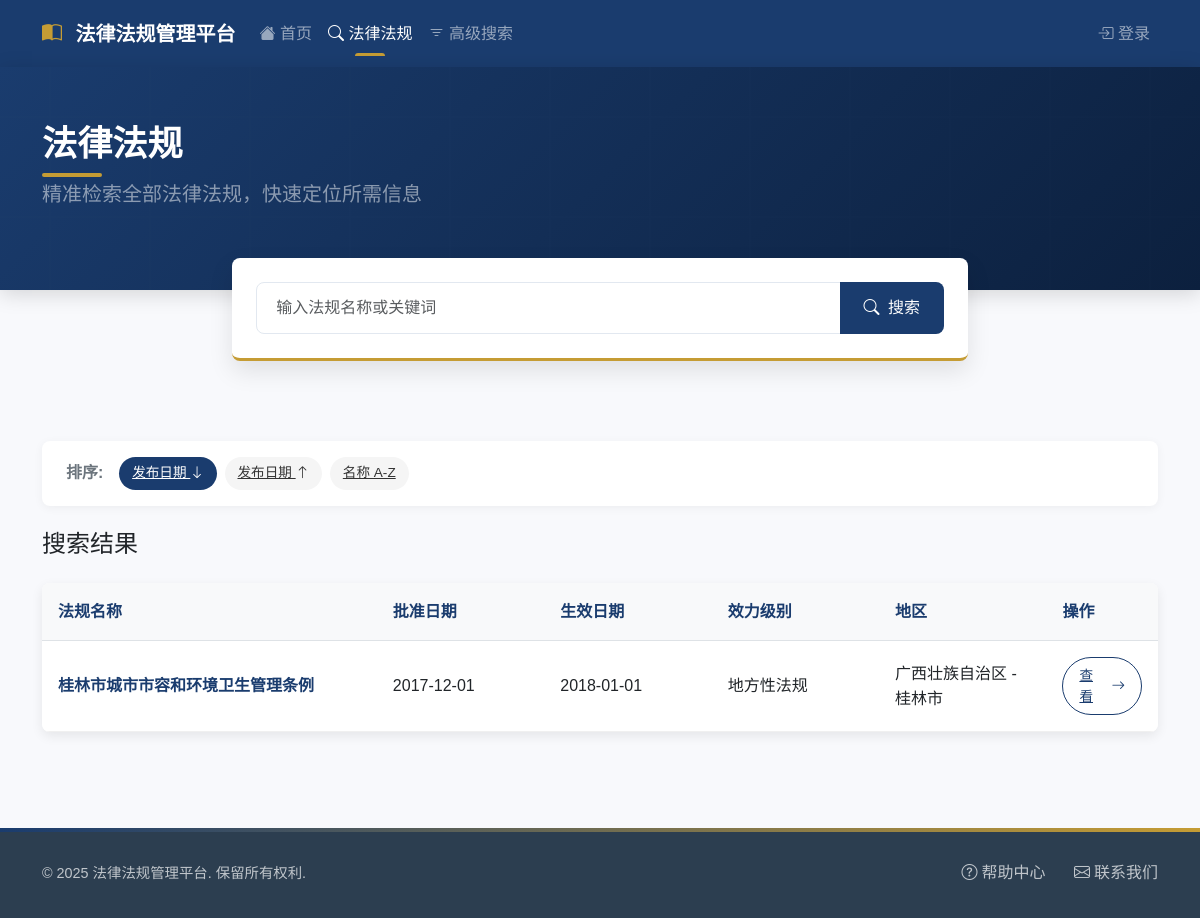
The app's page /search/regulations, older data.
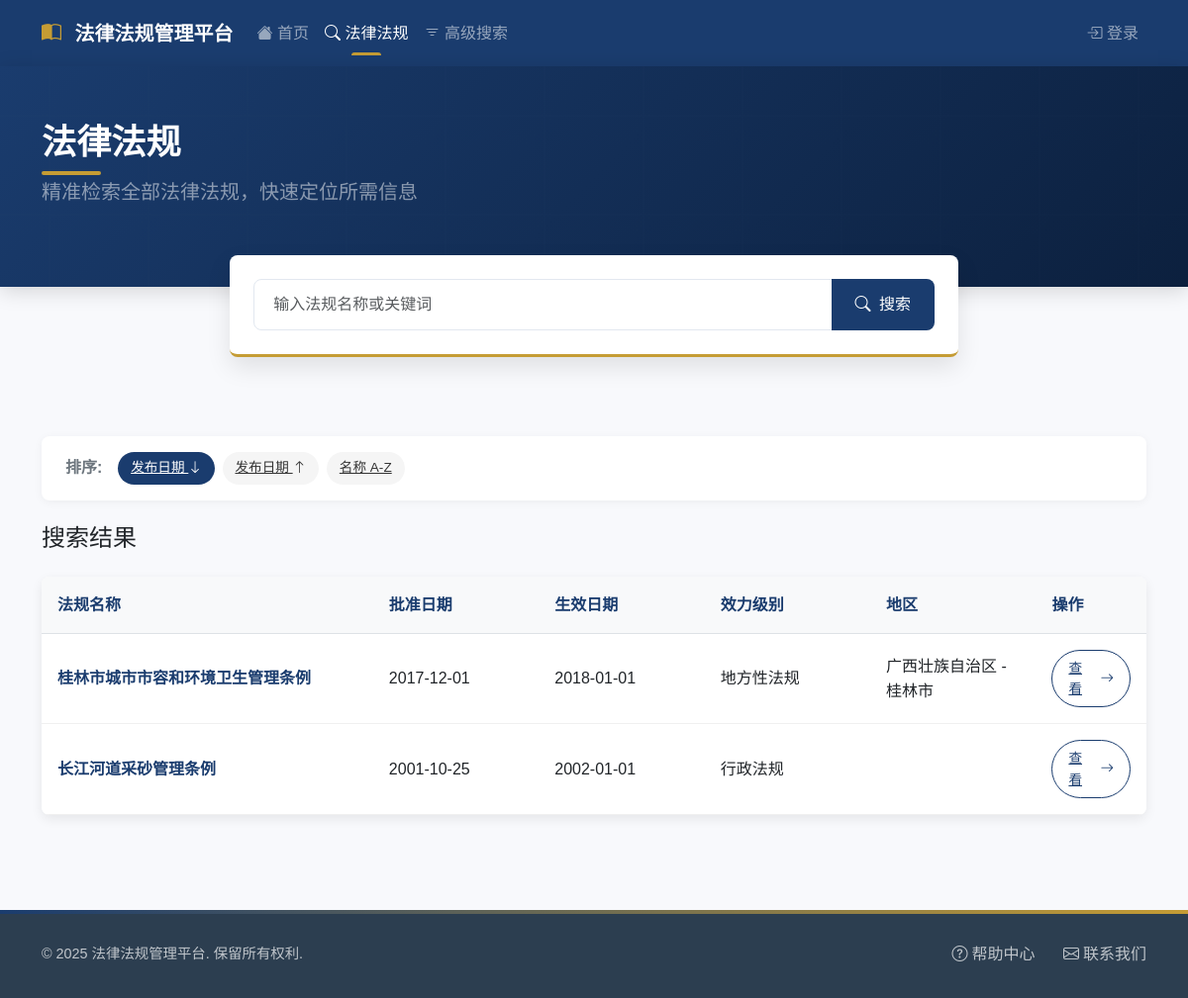
The same page, newer data.
### models.py (models this page shows)
class LegalRegulation(db.Model):
    id = db.Column(db.Integer, primary_key=True)
    name = db.Column(db.String(200), nullable=False, unique=True)  # 法规名称
    document_number = db.Column(db.String(100))  # 文号
    issued_by = db.Column(db.String(100))  # 通过机构
    approved_by = db.Column(db.String(100))  # 批准机构
    issued_date = db.Column(db.DateTime)  # 批准日期
    effective_date = db.Column(db.DateTime)  # 生效日期
    revision_date = db.Column(db.DateTime)  # 修订日期
    hierarchy_level = db.Column(db.String(50))  # 效力级别
    province = db.Column(db.String(50))  # 省
    city = db.Column(db.String(50))  # 市
    status = db.Column(db.String(20), default='active')  # 状态：active, archived
    structures = relationship('LegalStructure', back_populates='regulation', cascade='all, delete-orphan')
    causes = relationship('LegalCause', back_populates='regulation', cascade='all, delete-orphan')

### app.py (the view, shortened to what this page needs)
@app.route('/search/regulations')
def search_regulations():
    keyword = request.args.get('keyword', '')
    page = request.args.get('page', 1, type=int)
    sort = request.args.get('sort', 'date')  # 默认按日期排序
    direction = request.args.get('direction', 'desc')  # 默认降序排序
    per_page = 10
    query = LegalRegulation.query
    if sort == 'date':
        if direction == 'asc':
            query = query.order_by(LegalRegulation.issued_date.asc())
        else:
            query = query.order_by(LegalRegulation.issued_date.desc())
    elif sort == 'name':
        if direction == 'asc':
            query = query.order_by(LegalRegulation.name.asc())
        else:
            query = query.order_by(LegalRegulation.name.desc())
    pagination = query.paginate(page=page, per_page=per_page, error_out=False)
    regulations = pagination.items
    return render_template('regulations/list.html',
                           regulations=regulations,
                           pagination=pagination,
                           keyword=keyword,
                           sort=sort,
                           direction=direction)

### templates/regulations/list.html (shortened to what this page needs)
<!DOCTYPE html>
<html lang="zh">
<head>
    <link href="https://cdn.jsdelivr.net/npm/bootstrap@5.3.0/dist/css/bootstrap.min.css" rel="stylesheet">
    <link rel="stylesheet" href="https://cdn.jsdelivr.net/npm/bootstrap-icons@1.11.0/font/bootstrap-icons.css">
</head>
<body>
    <nav class="navbar navbar-expand-lg navbar-dark">
        <div class="container">
            <a class="navbar-brand" href="/">
                <i class="bi bi-book-half"></i> 法律法规管理平台
            </a>
            <div class="collapse navbar-collapse" id="navbarNav">
                <ul class="navbar-nav">
                    <li class="nav-item">
                        <a class="nav-link" href="/">
                            <i class="bi bi-house-fill"></i> 首页
                        </a>
                    </li>
                    <li class="nav-item">
                        <a class="nav-link active" href="/search/regulations">
                            <i class="bi bi-search"></i> 法律法规
                        </a>
                    </li>
                    <li class="nav-item">
                        <a class="nav-link" href="/advanced_search">
                            <i class="bi bi-filter"></i> 高级搜索
                        </a>
                    </li>
                </ul>
                <ul class="navbar-nav ms-auto">
                    {% if current_user.is_authenticated %}
                    <li class="nav-item dropdown">
                        <a class="nav-link dropdown-toggle" href="#" role="button" data-bs-toggle="dropdown">
                            <i class="bi bi-person-circle"></i> {{ current_user.username }}
                        </a>
                        <ul class="dropdown-menu dropdown-menu-end">
                            <li><a class="dropdown-item" href="#"><i class="bi bi-person-gear"></i> 个人设置</a></li>
                            <li><hr class="dropdown-divider"></li>
                            <li><a class="dropdown-item" href="{{ url_for('logout') }}"><i class="bi bi-box-arrow-right"></i> 退出登录</a></li>
                        </ul>
                    </li>
                    {% else %}
                    <li class="nav-item">
                        <a class="nav-link" href="{{ url_for('login') }}">
                            <i class="bi bi-box-arrow-in-right"></i> 登录
                        </a>
                    </li>
                    {% endif %}
                </ul>
            </div>
        </div>
    </nav>
    <header class="page-header">
        <div class="container">
            <div class="row align-items-center">
                <div class="col-lg-6">
                    <h1 class="page-title">法律法规</h1>
                    <p class="lead text-white-50">
                        精准检索全部法律法规，快速定位所需信息
                    </p>
                </div>
            </div>
        </div>
    </header>
    <div class="container">
        <div class="row justify-content-center">
            <div class="col-lg-8">
                <form action="{{ url_for('search_regulations') }}" method="get" class="search-container">
                    <div class="input-group">
                        <input type="text" class="form-control search-input"
                               name="keyword"
                               placeholder="输入法规名称或关键词"
                               value="{{ keyword or '' }}">
                        <button class="btn search-btn" type="submit">
                            <i class="bi bi-search me-1"></i> 搜索
                        </button>
                    </div>
                </form>
            </div>
        </div>
    </div>
    <section class="content-section">
        <div class="container">
            <div class="filter-bar">
                <span class="filter-label">排序:</span>
                <div class="filter-options">
                    <a href="{{ url_for('search_regulations', sort='date', direction='desc', keyword=keyword) }}" class="filter-badge {% if sort == 'date' and direction == 'desc' %}active{% endif %}">
                        发布日期 <i class="bi bi-arrow-down"></i>
                    </a>
                    <a href="{{ url_for('search_regulations', sort='date', direction='asc', keyword=keyword) }}" class="filter-badge {% if sort == 'date' and direction == 'asc' %}active{% endif %}">
                        发布日期 <i class="bi bi-arrow-up"></i>
                    </a>
                    <a href="{{ url_for('search_regulations', sort='name', direction='asc', keyword=keyword) }}" class="filter-badge {% if sort == 'name' and direction == 'asc' %}active{% endif %}">
                        名称 A-Z
                    </a>
                </div>
            </div>
            <div class="d-flex justify-content-between align-items-center mb-4">
                <h2 class="h4 mb-0">搜索结果</h2>
            </div>
            {% if regulations %}
            <div class="regulations-table">
                <table class="table table-hover mb-0">
                    <thead>
                        <tr>
                            <th>法规名称</th>
                            <th style="width: 15%;">批准日期</th>
                            <th style="width: 15%;">生效日期</th>
                            <th style="width: 15%;">效力级别</th>
                            <th style="width: 15%;">地区</th>
                            <th style="width: 10%;">操作</th>
                        </tr>
                    </thead>
                    <tbody>
                        {% for regulation in regulations %}
                        <tr>
                            <td>
                                <a href="{{ url_for('regulation_detail', regulation_id=regulation.id) }}" class="regulation-name">
                                    {{ regulation.name }}
                                </a>
                            </td>
                            <td>
                                {{ regulation.issued_date.strftime('%Y-%m-%d') if regulation.issued_date else '未知' }}
                            </td>
                            <td>
                                {{ regulation.effective_date.strftime('%Y-%m-%d') if regulation.effective_date else '未知' }}
                            </td>
                            <td>
                                {{ regulation.hierarchy_level or '未知' }}
                            </td>
                            <td>
                                {{ regulation.province or '' }}{% if regulation.province and regulation.city %} - {% endif %}{{ regulation.city or '' }}
                            </td>
                            <td>
                                <a href="{{ url_for('regulation_detail', regulation_id=regulation.id) }}"
                                class="detail-btn">
                                    查看 <i class="bi bi-arrow-right"></i>
                                </a>
                            </td>
                        </tr>
                        {% endfor %}
                    </tbody>
                </table>
            </div>
            {% endif %}
        </div>
    </section>
    <footer>
        <div class="container">
            <div class="footer-content">
                <p class="copyright mb-0">&copy; 2025 法律法规管理平台. 保留所有权利.</p>
                <div class="footer-links">
                    <a href="#"><i class="bi bi-question-circle me-1"></i>帮助中心</a>
                    <a href="#"><i class="bi bi-envelope me-1"></i>联系我们</a>
                </div>
            </div>
        </div>
    </footer>
</body>
</html>

### templates/regulations/list.html (style rules this page uses)
:root { --primary-color: #1a3c6e; --secondary-color: #f8f9fc; --accent-color: #c59c34; --dark-color: #2c3e50; --light-accent: #e9f0f7; --text-primary: #333333; --text-secondary: #6c757d; --border-radius: 8px; --card-shadow: 0 4px 12px rgba(0,0,0,0.08); --transition: all 0.3s ease; }
body { font-family: 'Microsoft YaHei', '微软雅黑', Arial, sans-serif; background-color: var(--secondary-color); line-height: 1.6; }
.navbar { background-color: var(--primary-color) !important; box-shadow: 0 2px 10px rgba(0, 0, 0, 0.15); padding: 0.7rem 1rem; }
.navbar-brand { font-weight: 600; font-size: 1.25rem; }
.navbar-brand i { margin-right: 8px; color: var(--accent-color); }
.nav-link { padding: 0.6rem 1rem; position: relative; font-weight: 500; }
.nav-link.active::after { content: ''; position: absolute; bottom: 0; left: 50%; transform: translateX(-50%); width: 30px; height: 3px; background-color: var(--accent-color); border-radius: 3px 3px 0 0; }
.page-header { background: linear-gradient(135deg, var(--primary-color) 0%, #0c203e 100%); color: white; padding: 3.5rem 0 4rem; margin-bottom: -2rem; position: relative; overflow: hidden; box-shadow: 0 4px 20px rgba(0, 0, 0, 0.15); }
.page-header::before { content: ''; position: absolute; top: 0; left: 0; width: 100%; height: 100%; opacity: 0.1; }
.page-title { font-weight: 700; margin-bottom: 0.8rem; font-size: 2.2rem; position: relative; }
.page-title::after { content: ''; position: absolute; bottom: -12px; left: 0; width: 60px; height: 4px; background-color: var(--accent-color); border-radius: 2px; }
.search-container { background-color: white; border-radius: var(--border-radius); box-shadow: 0 10px 25px rgba(0,0,0,0.1); padding: 1.5rem; margin-bottom: 2rem; position: relative; z-index: 100; border-bottom: 3px solid var(--accent-color); }
.search-input { border: 1px solid #e2e8f0; border-radius: var(--border-radius); padding: 0.8rem 1.2rem; font-size: 1rem; transition: var(--transition); }
.search-btn { background-color: var(--primary-color); color: white; border: none; border-radius: var(--border-radius); padding: 0.8rem 1.5rem; font-weight: 500; transition: var(--transition); }
.content-section { padding: 3rem 0; }
.regulations-table { background-color: white; border-radius: var(--border-radius); box-shadow: var(--card-shadow); overflow: hidden; }
.regulations-table th { background-color: #f8f9fa; font-weight: 600; color: var(--primary-color); border-top: none; padding: 1rem; }
.regulations-table td { padding: 1rem; vertical-align: middle; border-color: #f0f0f0; }
.regulations-table tr { transition: var(--transition); }
.regulation-name { color: var(--primary-color); font-weight: 600; text-decoration: none; transition: var(--transition); }
.detail-btn { background-color: transparent; color: var(--primary-color); border: 1px solid var(--primary-color); border-radius: 50px; padding: 0.4rem 1rem; font-size: 0.85rem; font-weight: 500; transition: var(--transition); display: inline-flex; align-items: center; }
.detail-btn i { margin-left: 5px; transition: var(--transition); }
.filter-bar { background-color: white; border-radius: var(--border-radius); padding: 1rem 1.5rem; margin-bottom: 1.5rem; display: flex; align-items: center; box-shadow: 0 2px 10px rgba(0,0,0,0.05); }
.filter-label { font-weight: 600; color: var(--text-secondary); margin-right: 1rem; }
.filter-options { display: flex; flex-wrap: wrap; gap: 0.5rem; }
.filter-badge { background-color: #f5f5f5; color: var(--text-primary); border-radius: 50px; padding: 0.35rem 0.8rem; font-size: 0.85rem; cursor: pointer; transition: var(--transition); }
.filter-badge:hover, .filter-badge.active { background-color: var(--primary-color); color: white; }
footer { background-color: var(--dark-color); color: white; padding: 2rem 0; margin-top: 3rem; position: relative; }
footer::before { content: ''; position: absolute; top: 0; left: 0; width: 100%; height: 4px; background: linear-gradient(90deg, var(--primary-color), var(--accent-color)); }
.footer-content { display: flex; justify-content: space-between; align-items: center; }
.footer-links a { color: rgba(255,255,255,0.7); margin-left: 1.5rem; text-decoration: none; transition: var(--transition); }
.copyright { font-size: 0.9rem; color: rgba(255,255,255,0.7); }

Row changes from the older to the newer data that the page shows:
added LegalRegulation: name "长江河道采砂管理条例", issued_date "2001-10-25", effective_date "2002-01-01", hierarchy_level "行政法规"
